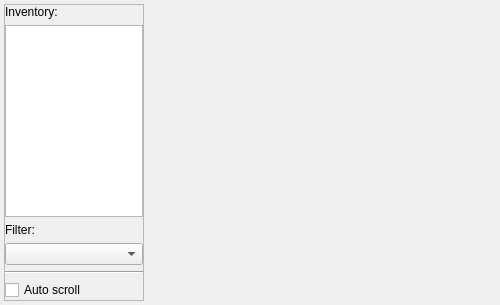
<?xml version="1.0" encoding="UTF-8"?>
<ui version="4.0">
 <class>StreamWidget</class>
 <widget class="QWidget" name="StreamWidget">
  <property name="geometry">
   <rect>
    <x>0</x>
    <y>0</y>
    <width>500</width>
    <height>300</height>
   </rect>
  </property>
  <property name="windowTitle">
   <string>StreamWidget</string>
  </property>
  <layout class="QGridLayout" name="gridLayout_3">
   <property name="margin">
    <number>4</number>
   </property>
   <item row="0" column="0">
    <widget class="QFrame" name="frame">
     <property name="maximumSize">
      <size>
       <width>140</width>
       <height>16777215</height>
      </size>
     </property>
     <property name="frameShape">
      <enum>QFrame::StyledPanel</enum>
     </property>
     <property name="frameShadow">
      <enum>QFrame::Plain</enum>
     </property>
     <layout class="QGridLayout" name="gridLayout_2">
      <property name="margin">
       <number>0</number>
      </property>
      <item row="4" column="0">
       <widget class="QComboBox" name="comboBoxFilter">
        <property name="sizeAdjustPolicy">
         <enum>QComboBox::AdjustToContents</enum>
        </property>
       </widget>
      </item>
      <item row="0" column="0">
       <widget class="QLabel" name="label">
        <property name="text">
         <string>Inventory:</string>
        </property>
       </widget>
      </item>
      <item row="1" column="0">
       <widget class="QListWidget" name="listWidget">
        <property name="sizePolicy">
         <sizepolicy hsizetype="Minimum" vsizetype="MinimumExpanding">
          <horstretch>0</horstretch>
          <verstretch>0</verstretch>
         </sizepolicy>
        </property>
        <property name="frameShadow">
         <enum>QFrame::Raised</enum>
        </property>
       </widget>
      </item>
      <item row="5" column="0">
       <widget class="Line" name="line">
        <property name="frameShadow">
         <enum>QFrame::Sunken</enum>
        </property>
        <property name="orientation">
         <enum>Qt::Horizontal</enum>
        </property>
       </widget>
      </item>
      <item row="6" column="0">
       <widget class="QCheckBox" name="checkBox_autoRescale">
        <property name="text">
         <string>Auto scroll</string>
        </property>
       </widget>
      </item>
      <item row="3" column="0">
       <widget class="QLabel" name="label_2">
        <property name="text">
         <string>Filter:</string>
        </property>
       </widget>
      </item>
     </layout>
    </widget>
   </item>
   <item row="0" column="1">
    <layout class="QGridLayout" name="gridLayout">
     <item row="0" column="0">
      <widget class="QFrame" name="framePlot">
       <property name="sizePolicy">
        <sizepolicy hsizetype="Expanding" vsizetype="Expanding">
         <horstretch>0</horstretch>
         <verstretch>0</verstretch>
        </sizepolicy>
       </property>
      </widget>
     </item>
    </layout>
   </item>
  </layout>
 </widget>
 <layoutdefault spacing="6" margin="11"/>
 <resources/>
 <connections/>
</ui>
